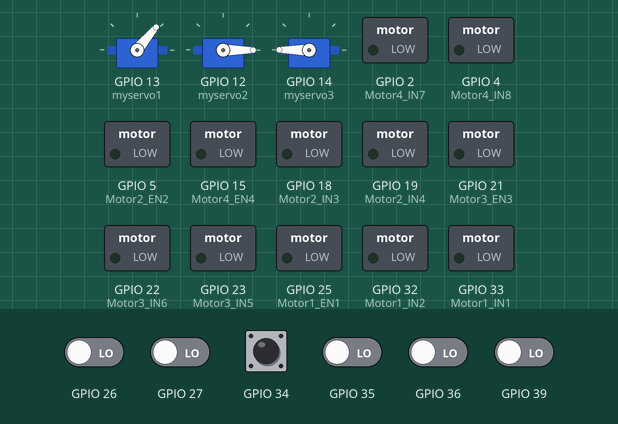
Recording of a sketch running on a simulated ESP32. Shown: 3 × servo, switched loads named in the sketch (green lamp = pin HIGH). Inputs (shaded band) come from the test bench; at power-on: GPIO 26, GPIO 27, GPIO 34–36, GPIO 39 LOW.

Above: at 1.2 s.
1.3 s: GPIO 34 pulsed HIGH 2 times (0.12 s each, 0.3 s apart)
At 6.0 s:
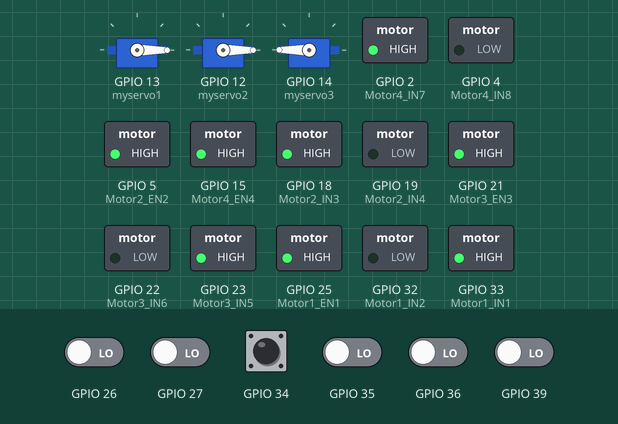
At 11.8 s:
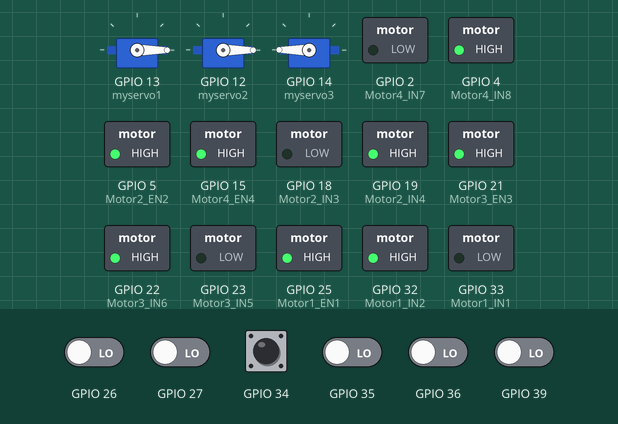
Timing chart, 0 to 13.3 s (numbered marks = the images above; inputs shaded):
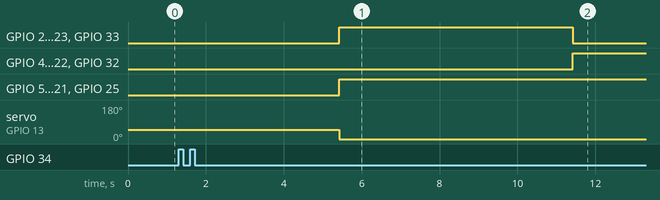

The sketch:

Code_Manual.ino
```cpp
// คุม servo แบบปรับได้ๆ
#include <ESP32_Servo.h>

Servo myservo1;
Servo myservo2;
Servo myservo3;


int ch1;
int ch2;
int ch3;
int ch4;
int ch5;
int ch6;
int servo1;
int servo2;
int servo3;
int fo;
int back;
int left;
int right;
int turn_left;
int turn_right;
int y;
int x;
int z;

// DC Motor_Backward_Left
int Motor1_IN1 = 33;
int Motor1_IN2 = 32;
int Motor1_EN1 = 25;
// DC Motor_Forward_Left
int Motor2_IN3 = 18;
int Motor2_IN4 = 19;
int Motor2_EN2 = 5;
// DC Motor_Forward_Right
int Motor3_IN5 = 23;
int Motor3_IN6 = 22;
int Motor3_EN3 = 21;
// DC Motor_Backward_Right
int Motor4_IN7 = 2;
int Motor4_IN8 = 4;
int Motor4_EN4 = 15;

void setup() {
  Serial.begin(115200);

  myservo1.attach(13);
  myservo2.attach(12);
  myservo3.attach(14);

  pinMode(Motor1_IN1, OUTPUT);
  pinMode(Motor1_IN2, OUTPUT);
  pinMode(Motor1_EN1, OUTPUT);
  pinMode(Motor2_IN3, OUTPUT);
  pinMode(Motor2_IN4, OUTPUT);
  pinMode(Motor2_EN2, OUTPUT);
  pinMode(Motor3_IN5, OUTPUT);
  pinMode(Motor3_IN6, OUTPUT);
  pinMode(Motor3_EN3, OUTPUT);
  pinMode(Motor4_IN7, OUTPUT);
  pinMode(Motor4_IN8, OUTPUT);
  pinMode(Motor4_EN4, OUTPUT);
  pinMode(39, INPUT);
  pinMode(34, INPUT);
  pinMode(35, INPUT);
  pinMode(36, INPUT);
  pinMode(26, INPUT);
  pinMode(27, INPUT);

  digitalWrite(Motor1_IN1, LOW);
  digitalWrite(Motor1_IN2, LOW);
  digitalWrite(Motor2_IN3, LOW);
  digitalWrite(Motor2_IN4, LOW);
  digitalWrite(Motor3_IN5, LOW);
  digitalWrite(Motor3_IN6, LOW);
  digitalWrite(Motor4_IN7, LOW);
  digitalWrite(Motor4_IN8, LOW);

  myservo1.write(50);
  myservo2.write(0);
  myservo3.write(180);
}

void loop() {
  ch1 = pulseIn(39, HIGH);
  ch2 = pulseIn(34, HIGH);
  ch4 = pulseIn(35, HIGH);
  ch3 = pulseIn(36, HIGH);
  ch5 = pulseIn(26, HIGH);
  ch6 = pulseIn(27, HIGH);

  servo3 = map(ch3, 1010, 1988, 180, 0);
  servo2 = map(ch5, 1000, 2000, 0, 180);
  servo1 = map(ch6, 1000, 2000, 40, 180);

  fo = map(ch2, 1540, 1985, 85, 255);
  back = map(ch2, 1450, 1004, 85, 255);
  right = map(ch1, 1545, 2000, 85, 255);
  left = map(ch1, 1455, 999, 85, 255);
  turn_left = map(ch4, 1454, 999, 85, 255);
  turn_right = map(ch4, 1544, 1995, 85, 255);

  myservo1.write(servo1);
  myservo2.write(servo2);
  myservo3.write(servo3);

  if(ch2>=1540){
  analogWrite(Motor1_EN1, fo);
  analogWrite(Motor2_EN2, fo);
  analogWrite(Motor3_EN3, fo);
  analogWrite(Motor4_EN4, fo);
  digitalWrite(Motor1_IN1, HIGH);
  digitalWrite(Motor1_IN2, LOW);
  digitalWrite(Motor2_IN3, HIGH);
  digitalWrite(Motor2_IN4, LOW);
  digitalWrite(Motor3_IN5, HIGH);
  digitalWrite(Motor3_IN6, LOW);
  digitalWrite(Motor4_IN7, HIGH);
  digitalWrite(Motor4_IN8, LOW);
  }

  else if(ch2<=1450){
  analogWrite(Motor1_EN1, back);
  analogWrite(Motor2_EN2, back);
  analogWrite(Motor3_EN3, back);
  analogWrite(Motor4_EN4, back);
  digitalWrite(Motor1_IN1, LOW);
  digitalWrite(Motor1_IN2, HIGH);
  digitalWrite(Motor2_IN3, LOW);
  digitalWrite(Motor2_IN4, HIGH);
  digitalWrite(Motor3_IN5, LOW);
  digitalWrite(Motor3_IN6, HIGH);
  digitalWrite(Motor4_IN7, LOW);
  digitalWrite(Motor4_IN8, HIGH);
  }

  else if(ch1>=1545){
  analogWrite(Motor1_EN1, right);
  analogWrite(Motor2_EN2, right);
  analogWrite(Motor3_EN3, right);
  analogWrite(Motor4_EN4, right);
  digitalWrite(Motor1_IN1, LOW);
  digitalWrite(Motor1_IN2, HIGH);
  digitalWrite(Motor2_IN3, HIGH);
  digitalWrite(Motor2_IN4, LOW);
  digitalWrite(Motor3_IN5, LOW);
  digitalWrite(Motor3_IN6, HIGH);
  digitalWrite(Motor4_IN7, HIGH);
  digitalWrite(Motor4_IN8, LOW);
  }

  else if(ch1<=1455){
  analogWrite(Motor1_EN1, left);
  analogWrite(Motor2_EN2, left);
  analogWrite(Motor3_EN3, left);
  analogWrite(Motor4_EN4, left);
  digitalWrite(Motor1_IN1, HIGH);
  digitalWrite(Motor1_IN2, LOW);
  digitalWrite(Motor2_IN3, LOW);
  digitalWrite(Motor2_IN4, HIGH);
  digitalWrite(Motor3_IN5, HIGH);
  digitalWrite(Motor3_IN6, LOW);
  digitalWrite(Motor4_IN7, LOW);
  digitalWrite(Motor4_IN8, HIGH);
  }

  else if(ch4<=1454){
  analogWrite(Motor1_EN1, turn_left);
  analogWrite(Motor2_EN2, turn_left);
  analogWrite(Motor3_EN3, turn_left);
  analogWrite(Motor4_EN4, turn_left);
  digitalWrite(Motor1_IN1, LOW);
  digitalWrite(Motor1_IN2, HIGH);
  digitalWrite(Motor2_IN3, LOW);
  digitalWrite(Motor2_IN4, HIGH);
  digitalWrite(Motor3_IN5, HIGH);
  digitalWrite(Motor3_IN6, LOW);
  digitalWrite(Motor4_IN7, HIGH);
  digitalWrite(Motor4_IN8, LOW);
  }

  else if(ch4>=1544){
  analogWrite(Motor1_EN1, turn_right);
  analogWrite(Motor2_EN2, turn_right);
  analogWrite(Motor3_EN3, turn_right);
  analogWrite(Motor4_EN4, turn_right);
  digitalWrite(Motor1_IN1, HIGH);
  digitalWrite(Motor1_IN2, LOW);
  digitalWrite(Motor2_IN3, HIGH);
  digitalWrite(Motor2_IN4, LOW);
  digitalWrite(Motor3_IN5, LOW);
  digitalWrite(Motor3_IN6, HIGH);
  digitalWrite(Motor4_IN7, LOW);
  digitalWrite(Motor4_IN8, HIGH);
  }

  else{
  digitalWrite(Motor1_IN1, LOW);
  digitalWrite(Motor1_IN2, LOW);
  digitalWrite(Motor2_IN3, LOW);
  digitalWrite(Motor2_IN4, LOW);
  digitalWrite(Motor3_IN5, LOW);
  digitalWrite(Motor3_IN6, LOW);
  digitalWrite(Motor4_IN7, LOW);
  digitalWrite(Motor4_IN8, LOW);
  }
}
```

Measured:
- after the input at 1.3 s, GPIO 2 (Motor4_IN7): LOW → HIGH after 4.1 s, → LOW 6.0 s later; GPIO 4 (Motor4_IN8): LOW → HIGH after 10.1 s instead of 4.7 s
